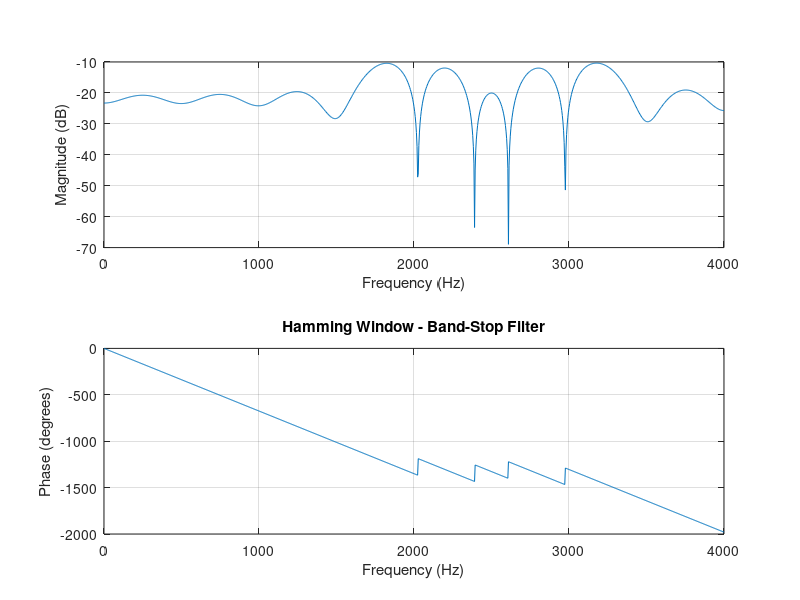

Source code (MATLAB):
% Band-Stop FIR Filter
clc; clear; close all;

fs = 8000;
fc1 = 2000;
fc2 = 3000;
N = 30;
n = -N/2:N/2;

w_c1 = 2 * pi * fc1 / fs;
w_c2 = 2 * pi * fc2 / fs;

hd = sin(w_c2 * n) ./ (pi * n) - sin(w_c1 * n) ./ (pi * n);
hd(n == 0) = (w_c2 - w_c1) / pi;

delta = zeros(1, N+1);
delta(N/2 + 1) = 1;
hd_bsf = delta - hd;

w_hamm = 0.54 - 0.46 * cos(2 * pi * n / (N-1));
h_hamm = hd_bsf .* w_hamm;

freqz(h_hamm, 1, 1024, fs);
title('Hamming Window - Band-Stop Filter');
